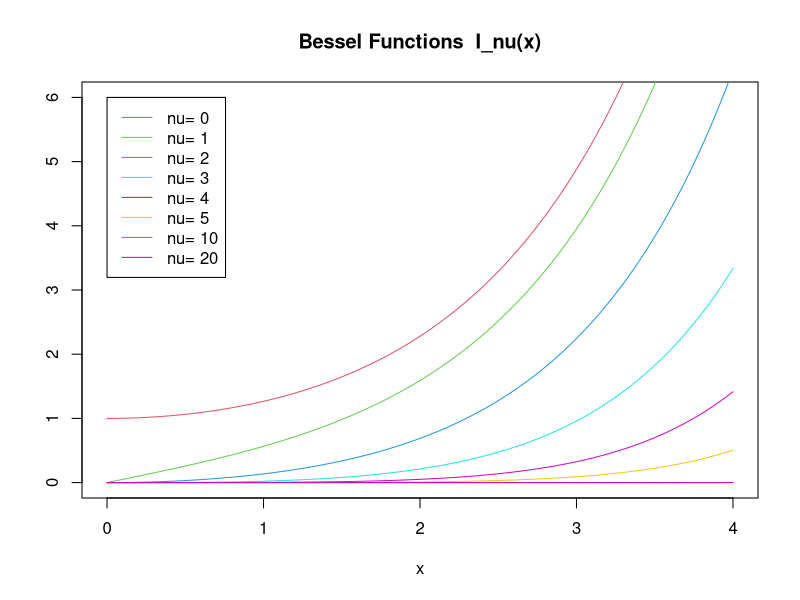
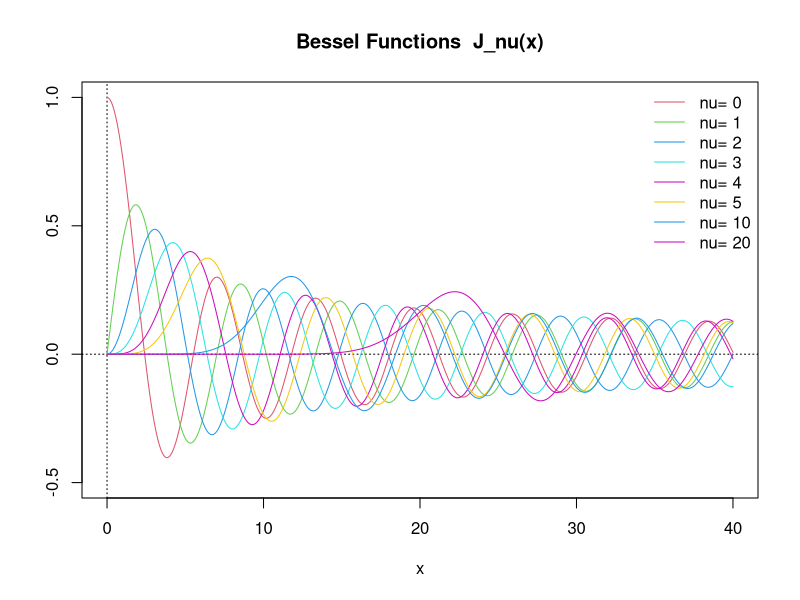
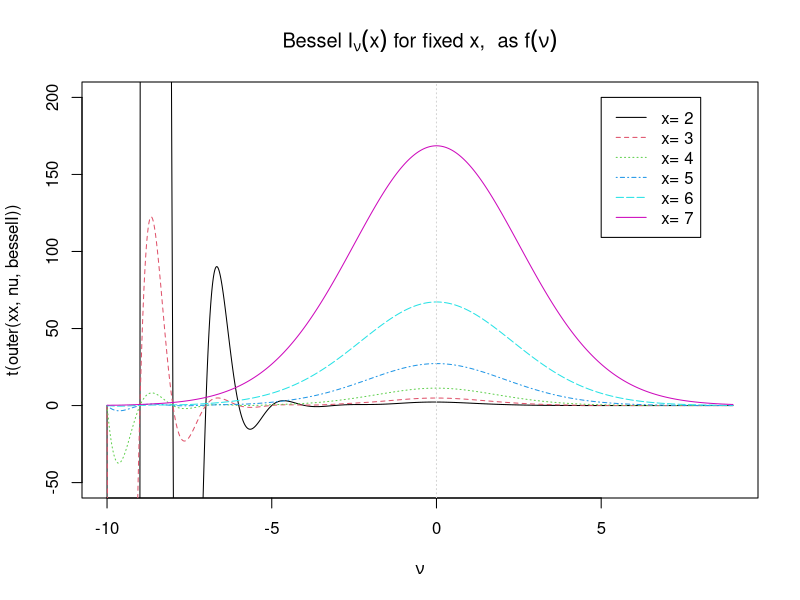
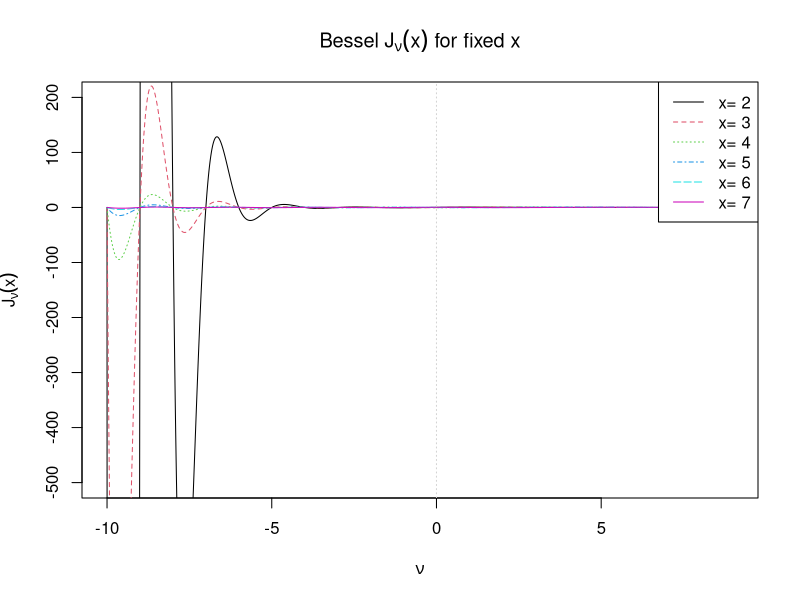
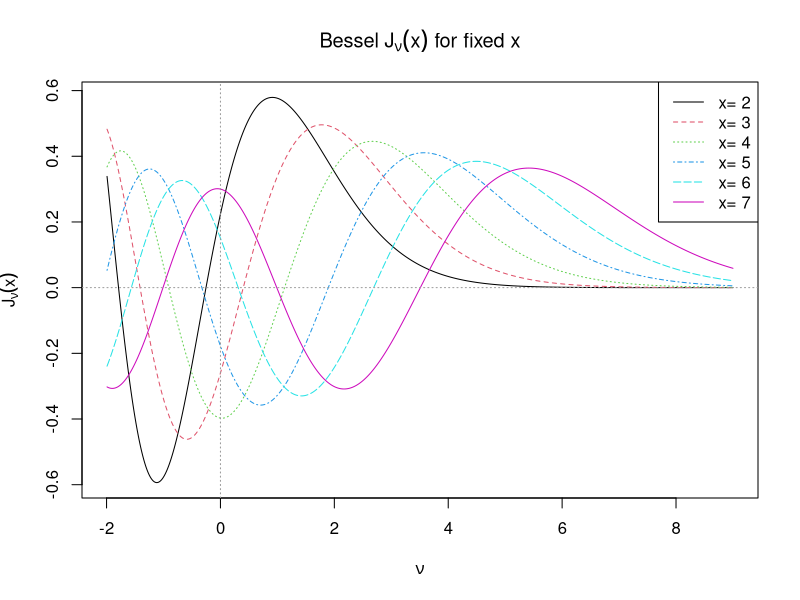
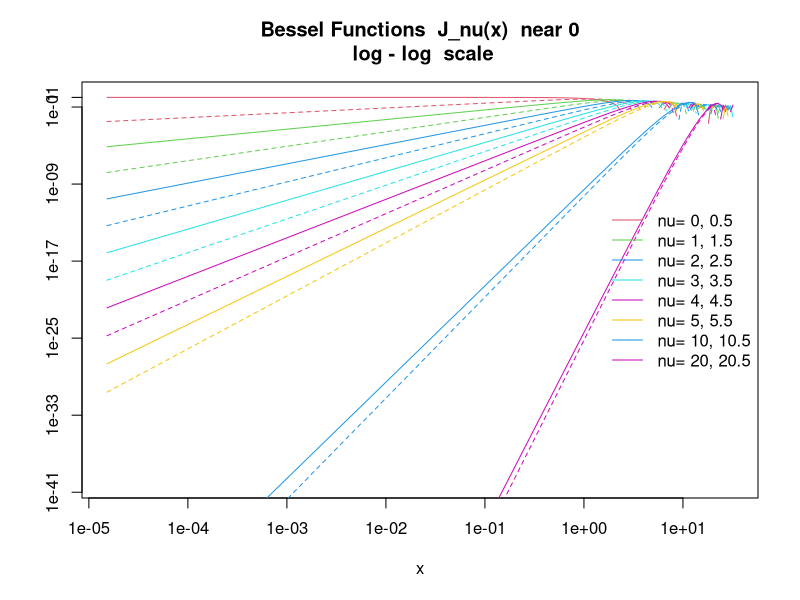
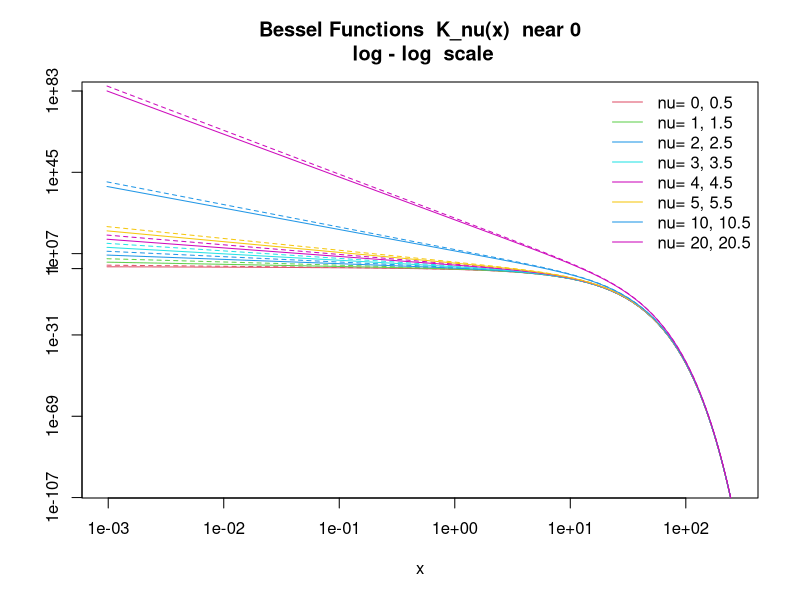
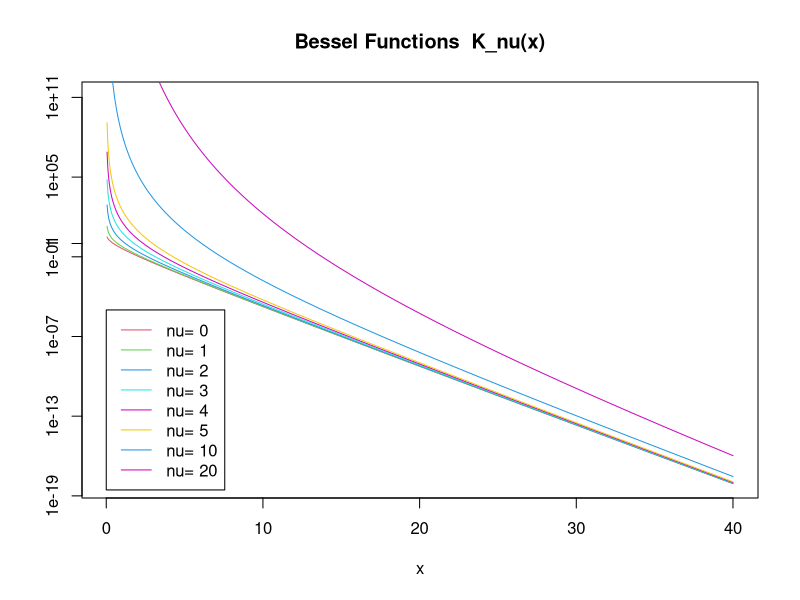

The R script that drew these images, in order:
# bessel functions
nus <- c(0:5, 10, 20)

x <- seq(0, 4, length.out = 501)
plot(x, x, ylim = c(0, 6), ylab = "", type = "n",
     main = "Bessel Functions  I_nu(x)")
for(nu in nus) lines(x, besselI(x, nu = nu), col = nu + 2)
legend(0, 6, legend = paste("nu=", nus), col = nus + 2, lwd = 1)

x <- seq(0, 40, length.out = 801); yl <- c(-.5, 1)
plot(x, x, ylim = yl, ylab = "", type = "n",
     main = "Bessel Functions  J_nu(x)")
abline(h=0, v=0, lty=3)
for(nu in nus) lines(x, besselJ(x, nu = nu), col = nu + 2)
legend("topright", legend = paste("nu=", nus), col = nus + 2, lwd = 1, bty="n")

## Negative nu's --------------------------------------------------
xx <- 2:7
nu <- seq(-10, 9, length.out = 2001)
## --- I() --- --- --- ---
matplot(nu, t(outer(xx, nu, besselI)), type = "l", ylim = c(-50, 200),
        main = expression(paste("Bessel ", I[nu](x), " for fixed ", x,
                                ",  as ", f(nu))),
        xlab = expression(nu))
abline(v = 0, col = "light gray", lty = 3)
legend(5, 200, legend = paste("x=", xx), col=seq(xx), lty=1:5)

## --- J() --- --- --- ---
bJ <- t(outer(xx, nu, besselJ))
matplot(nu, bJ, type = "l", ylim = c(-500, 200),
        xlab = quote(nu), ylab = quote(J[nu](x)),
        main = expression(paste("Bessel ", J[nu](x), " for fixed ", x)))
abline(v = 0, col = "light gray", lty = 3)
legend("topright", legend = paste("x=", xx), col=seq(xx), lty=1:5)

## ZOOM into right part:
matplot(nu[nu > -2], bJ[nu > -2,], type = "l",
        xlab = quote(nu), ylab = quote(J[nu](x)),
        main = expression(paste("Bessel ", J[nu](x), " for fixed ", x)))
abline(h=0, v = 0, col = "gray60", lty = 3)
legend("topright", legend = paste("x=", xx), col=seq(xx), lty=1:5)


##---------------  x --> 0  -----------------------------
x0 <- 2^seq(-16, 5, length.out=256)
plot(range(x0), c(1e-40, 1), log = "xy", xlab = "x", ylab = "", type = "n",
     main = "Bessel Functions  J_nu(x)  near 0\n log - log  scale") ; axis(2, at=1)
for(nu in sort(c(nus, nus+0.5)))
  lines(x0, besselJ(x0, nu = nu), col = nu + 2, lty= 1+ (nu%%1 > 0))
legend("right", legend = paste("nu=", paste(nus, nus+0.5, sep=", ")),
       col = nus + 2, lwd = 1, bty="n")

x0 <- 2^seq(-10, 8, length.out=256)
plot(range(x0), 10^c(-100, 80), log = "xy", xlab = "x", ylab = "", type = "n",
     main = "Bessel Functions  K_nu(x)  near 0\n log - log  scale") ; axis(2, at=1)
for(nu in sort(c(nus, nus+0.5)))
  lines(x0, besselK(x0, nu = nu), col = nu + 2, lty= 1+ (nu%%1 > 0))
legend("topright", legend = paste("nu=", paste(nus, nus + 0.5, sep = ", ")),
       col = nus + 2, lwd = 1, bty="n")

x <- x[x > 0]
plot(x, x, ylim = c(1e-18, 1e11), log = "y", ylab = "", type = "n",
     main = "Bessel Functions  K_nu(x)"); axis(2, at=1)
for(nu in nus) lines(x, besselK(x, nu = nu), col = nu + 2)
legend(0, 1e-5, legend=paste("nu=", nus), col = nus + 2, lwd = 1)

yl <- c(-1.6, .6)
plot(x, x, ylim = yl, ylab = "", type = "n",
     main = "Bessel Functions  Y_nu(x)")
for(nu in nus){
  xx <- x[x > .6*nu]
  lines(xx, besselY(xx, nu=nu), col = nu+2)
}
legend(25, -.5, legend = paste("nu=", nus), col = nus+2, lwd = 1)

## negative nu in bessel_Y -- was bogus for a long time
curve(besselY(x, -0.1), 0, 10, ylim = c(-3,1), ylab = "")
for(nu in c(seq(-0.2, -2, by = -0.1)))
  curve(besselY(x, nu), add = TRUE)
title(expression(besselY(x, nu) * "   " *
                   {nu == list(-0.1, -0.2, ..., -2)}))

# animation done in python
